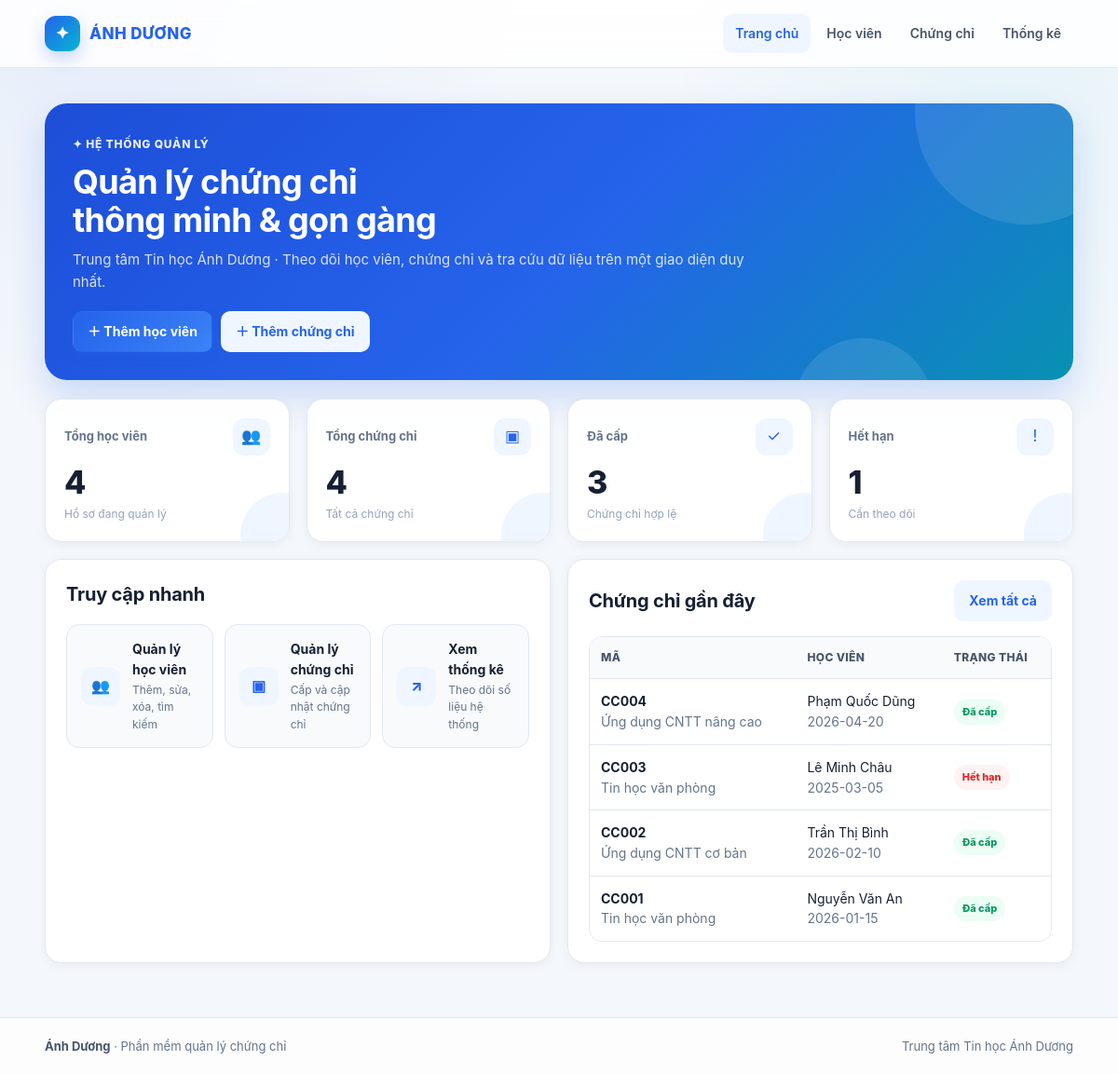
The app's page /admin/index.php with its own data.
### tables this page shows
CREATE TABLE certificates (
    id INT UNSIGNED AUTO_INCREMENT PRIMARY KEY,
    certificate_code VARCHAR(50) NOT NULL UNIQUE,
    student_id INT UNSIGNED NOT NULL,
    certificate_type VARCHAR(100) NOT NULL,
    issue_date DATE NOT NULL,
    expiry_date DATE NULL,
    score DECIMAL(5,2) NULL,
    status ENUM('Đã cấp','Hết hạn','Đang xử lý') DEFAULT 'Đã cấp',
    note VARCHAR(255) NULL,
    created_at TIMESTAMP DEFAULT CURRENT_TIMESTAMP,
    CONSTRAINT fk_certificate_student
        FOREIGN KEY (student_id) REFERENCES students(id)
        ON UPDATE CASCADE ON DELETE CASCADE
);

CREATE TABLE students (
    id INT UNSIGNED AUTO_INCREMENT PRIMARY KEY,
    student_code VARCHAR(30) NOT NULL UNIQUE,
    full_name VARCHAR(100) NOT NULL,
    date_of_birth DATE NULL,
    gender ENUM('Nam','Nữ','Khác') DEFAULT 'Khác',
    phone VARCHAR(20) NULL,
    email VARCHAR(120) NULL,
    address VARCHAR(255) NULL,
    created_at TIMESTAMP DEFAULT CURRENT_TIMESTAMP
);

### admin/index.php (the view, shortened to what this page needs)
<?php
require_once __DIR__ . '/../config/database.php';
require_once __DIR__ . '/../includes/header.php';
$students = (int)$pdo->query("SELECT COUNT(*) FROM students")->fetchColumn();
$certificates = (int)$pdo->query("SELECT COUNT(*) FROM certificates")->fetchColumn();
$issued = (int)$pdo->query("SELECT COUNT(*) FROM certificates WHERE status = 'Đã cấp'")->fetchColumn();
$expired = (int)$pdo->query("SELECT COUNT(*) FROM certificates WHERE status = 'Hết hạn'")->fetchColumn();
$recent = $pdo->query("SELECT c.certificate_code, c.certificate_type, c.issue_date, c.status, s.full_name FROM certificates c JOIN students s ON s.id = c.student_id ORDER BY c.id DESC LIMIT 5")->fetchAll();
?>
<section class="hero">
    <div class="hero-content">
        <div class="hero-kicker">✦ HỆ THỐNG QUẢN LÝ</div>
        <h1>Quản lý chứng chỉ<br>thông minh & gọn gàng</h1>
        <p class="subtitle">Trung tâm Tin học Ánh Dương · Theo dõi học viên, chứng chỉ và tra cứu dữ liệu trên một giao diện duy nhất.</p>
        <div class="actions" style="margin-bottom:0">
            <a class="btn" href="hocvien/form.php">＋ Thêm học viên</a>
            <a class="btn secondary" href="chungchi/form.php">＋ Thêm chứng chỉ</a>
        </div>
    </div>
</section>
<div class="grid grid-4">
    <div class="stat-card">
        <div class="stat-top"><span class="stat-label">Tổng học viên</span><span class="stat-icon">👥</span></div>
        <div class="stat-value"><?= $students ?></div>
        <div class="stat-note">Hồ sơ đang quản lý</div>
    </div>
    <div class="stat-card">
        <div class="stat-top"><span class="stat-label">Tổng chứng chỉ</span><span class="stat-icon">▣</span></div>
        <div class="stat-value"><?= $certificates ?></div>
        <div class="stat-note">Tất cả chứng chỉ</div>
    </div>
    <div class="stat-card">
        <div class="stat-top"><span class="stat-label">Đã cấp</span><span class="stat-icon">✓</span></div>
        <div class="stat-value"><?= $issued ?></div>
        <div class="stat-note">Chứng chỉ hợp lệ</div>
    </div>
    <div class="stat-card">
        <div class="stat-top"><span class="stat-label">Hết hạn</span><span class="stat-icon">!</span></div>
        <div class="stat-value"><?= $expired ?></div>
        <div class="stat-note">Cần theo dõi</div>
    </div>
</div>
<div class="grid grid-2" style="margin-top:18px">
    <section class="card">
        <div class="section-head"><h2>Truy cập nhanh</h2></div>
        <div class="quick-grid">
            <a class="quick-action" href="hocvien/">
                <span class="quick-icon">👥</span>
                <span><div class="quick-title">Quản lý học viên</div><div class="quick-desc">Thêm, sửa, xóa, tìm kiếm</div></span>
            </a>
            <a class="quick-action" href="chungchi/">
                <span class="quick-icon">▣</span>
                <span><div class="quick-title">Quản lý chứng chỉ</div><div class="quick-desc">Cấp và cập nhật chứng chỉ</div></span>
            </a>
            <a class="quick-action" href="thongke/">
                <span class="quick-icon">↗</span>
                <span><div class="quick-title">Xem thống kê</div><div class="quick-desc">Theo dõi số liệu hệ thống</div></span>
            </a>
        </div>
    </section>
    <section class="card">
        <div class="section-head">
            <h2>Chứng chỉ gần đây</h2>
            <a class="btn secondary" href="chungchi/">Xem tất cả</a>
        </div>
        <div class="table-wrap">
            <table>
                <thead><tr><th>Mã</th><th>Học viên</th><th>Trạng thái</th></tr></thead>
                <tbody>
                <?php foreach ($recent as $c): ?>
                    <tr>
                        <td><strong><?= htmlspecialchars($c['certificate_code']) ?></strong><br><span class="muted"><?= htmlspecialchars($c['certificate_type']) ?></span></td>
                        <td><?= htmlspecialchars($c['full_name']) ?><br><span class="muted"><?= htmlspecialchars($c['issue_date']) ?></span></td>
                        <td><?php $class = $c['status']==='Đã cấp'?'success':($c['status']==='Hết hạn'?'danger':'warning'); ?><span class="badge <?= $class ?>"><?= htmlspecialchars($c['status']) ?></span></td>
                    </tr>
                <?php endforeach; ?>
                </tbody>
            </table>
        </div>
    </section>
</div>
<?php require_once __DIR__ . '/../includes/footer.php'; ?>

### includes/header.php (shortened to what this page needs)
<?php
$baseUrl = '/quan-ly-chung-chi-anh-duong/admin/';
$currentPath = $_SERVER['PHP_SELF'] ?? '';
function navActive(string $needle, string $currentPath): string {
    return str_contains($currentPath, $needle) ? 'active' : '';
}
?>
<!doctype html>
<html lang="vi">
<head>
    <link rel="stylesheet" href="/quan-ly-chung-chi-anh-duong/public/css/style.css">
</head>
<body>
<header class="topbar">
    <div class="container topbar-inner">
        <a class="brand" href="<?= $baseUrl ?>">
            <span class="brand-mark">✦</span>
            <span>ÁNH DƯƠNG</span>
        </a>
        <nav aria-label="Điều hướng chính">
            <a class="<?= navActive('/admin/index.php', $currentPath) ?>" href="<?= $baseUrl ?>">Trang chủ</a>
            <a class="<?= navActive('/admin/hocvien/', $currentPath) ?>" href="<?= $baseUrl ?>hocvien/">Học viên</a>
            <a class="<?= navActive('/admin/chungchi/', $currentPath) ?>" href="<?= $baseUrl ?>chungchi/">Chứng chỉ</a>
            <a class="<?= navActive('/admin/thongke/', $currentPath) ?>" href="<?= $baseUrl ?>thongke/">Thống kê</a>
        </nav>
    </div>
</header>
<main class="container">

### includes/footer.php (shortened to what this page needs)
</main>
<footer class="footer">
    <div class="container footer-inner">
        <div><strong>Ánh Dương</strong> · Phần mềm quản lý chứng chỉ</div>
        <div>Trung tâm Tin học Ánh Dương</div>
    </div>
</footer>
</body>
</html>

### records on screen
certificates: certificate_code "CC004", certificate_type "Ứng dụng CNTT nâng cao", student.full_name "Phạm Quốc Dũng", issue_date "2026-04-20", status "Đã cấp"
certificates: certificate_code "CC003", certificate_type "Tin học văn phòng", student.full_name "Lê Minh Châu", issue_date "2025-03-05", status "Hết hạn"
certificates: certificate_code "CC002", certificate_type "Ứng dụng CNTT cơ bản", student.full_name "Trần Thị Bình", issue_date "2026-02-10", status "Đã cấp"
certificates: certificate_code "CC001", certificate_type "Tin học văn phòng", student.full_name "Nguyễn Văn An", issue_date "2026-01-15", status "Đã cấp"

### other values on screen
$students "4"
$certificates "4"
$issued "3"
$expired "1"
